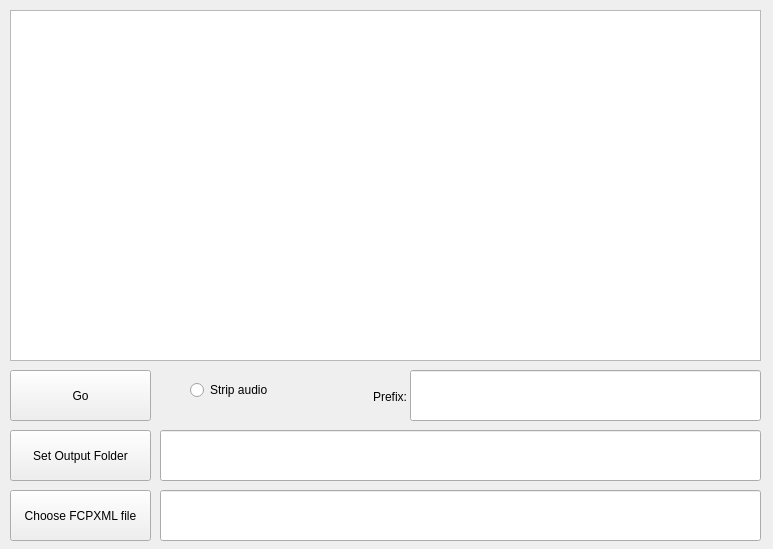
<?xml version="1.0" encoding="UTF-8"?>
<ui version="4.0">
 <class>MainWindow</class>
 <widget class="QMainWindow" name="MainWindow">
  <property name="geometry">
   <rect>
    <x>0</x>
    <y>0</y>
    <width>773</width>
    <height>549</height>
   </rect>
  </property>
  <property name="minimumSize">
   <size>
    <width>773</width>
    <height>549</height>
   </size>
  </property>
  <property name="maximumSize">
   <size>
    <width>773</width>
    <height>549</height>
   </size>
  </property>
  <property name="windowTitle">
   <string>MainWindow</string>
  </property>
  <widget class="QWidget" name="centralWidget">
   <widget class="QPushButton" name="buttonChooseEDF">
    <property name="geometry">
     <rect>
      <x>10</x>
      <y>490</y>
      <width>141</width>
      <height>51</height>
     </rect>
    </property>
    <property name="text">
     <string>Choose FCPXML file</string>
    </property>
   </widget>
   <widget class="QPushButton" name="buttonSetOutputFolder">
    <property name="geometry">
     <rect>
      <x>10</x>
      <y>430</y>
      <width>141</width>
      <height>51</height>
     </rect>
    </property>
    <property name="text">
     <string>Set Output Folder</string>
    </property>
   </widget>
   <widget class="QLineEdit" name="pathEdfFile">
    <property name="geometry">
     <rect>
      <x>160</x>
      <y>490</y>
      <width>601</width>
      <height>51</height>
     </rect>
    </property>
    <property name="readOnly">
     <bool>true</bool>
    </property>
   </widget>
   <widget class="QLineEdit" name="pathOutputFolder">
    <property name="geometry">
     <rect>
      <x>160</x>
      <y>430</y>
      <width>601</width>
      <height>51</height>
     </rect>
    </property>
    <property name="readOnly">
     <bool>true</bool>
    </property>
   </widget>
   <widget class="QPushButton" name="buttonGo">
    <property name="geometry">
     <rect>
      <x>10</x>
      <y>370</y>
      <width>141</width>
      <height>51</height>
     </rect>
    </property>
    <property name="text">
     <string>Go</string>
    </property>
   </widget>
   <widget class="QPlainTextEdit" name="debug">
    <property name="geometry">
     <rect>
      <x>10</x>
      <y>10</y>
      <width>751</width>
      <height>351</height>
     </rect>
    </property>
    <property name="readOnly">
     <bool>true</bool>
    </property>
   </widget>
   <widget class="QLineEdit" name="prefix">
    <property name="geometry">
     <rect>
      <x>410</x>
      <y>370</y>
      <width>351</width>
      <height>51</height>
     </rect>
    </property>
    <property name="readOnly">
     <bool>false</bool>
    </property>
   </widget>
   <widget class="QRadioButton" name="stripAudio">
    <property name="geometry">
     <rect>
      <x>190</x>
      <y>380</y>
      <width>89</width>
      <height>20</height>
     </rect>
    </property>
    <property name="text">
     <string>Strip audio</string>
    </property>
   </widget>
   <widget class="QLabel" name="label">
    <property name="geometry">
     <rect>
      <x>360</x>
      <y>390</y>
      <width>47</width>
      <height>13</height>
     </rect>
    </property>
    <property name="text">
     <string>Prefix:</string>
    </property>
    <property name="alignment">
     <set>Qt::AlignRight|Qt::AlignTrailing|Qt::AlignVCenter</set>
    </property>
   </widget>
  </widget>
 </widget>
 <layoutdefault spacing="6" margin="11"/>
 <resources/>
 <connections/>
</ui>
